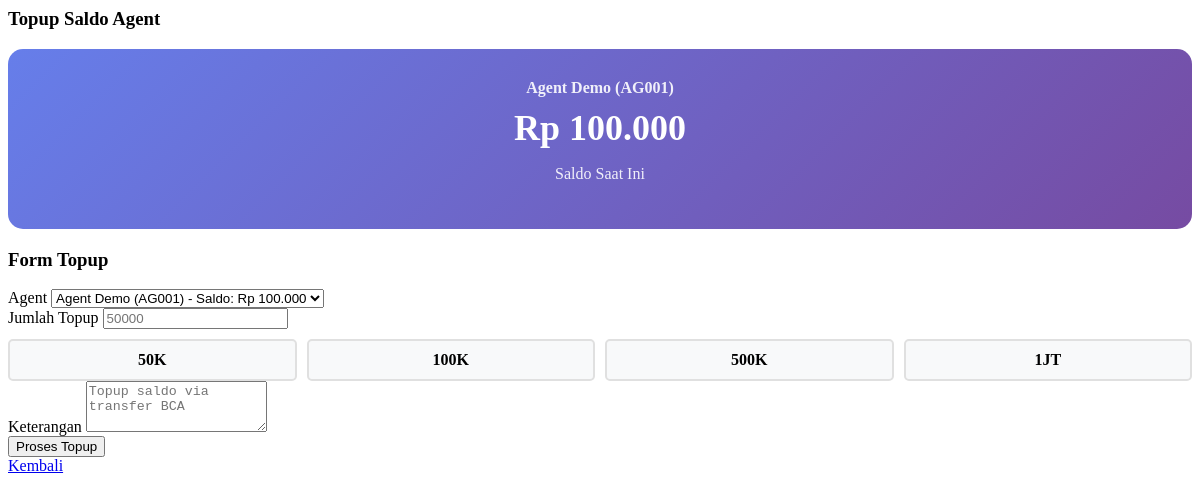
Page /agent-admin/agent_topup.php?agent_id=1 on the committed database.
### tables this page shows
CREATE TABLE IF NOT EXISTS agents (
    id INT AUTO_INCREMENT PRIMARY KEY,
    agent_code VARCHAR(20) UNIQUE NOT NULL,
    agent_name VARCHAR(100) NOT NULL,
    phone VARCHAR(20) UNIQUE NOT NULL,
    email VARCHAR(100),
    password VARCHAR(255) NOT NULL,
    balance DECIMAL(15,2) DEFAULT 0.00,
    status ENUM('active', 'inactive', 'suspended') DEFAULT 'active',
    level ENUM('bronze', 'silver', 'gold', 'platinum') DEFAULT 'bronze',
    commission_percent DECIMAL(5,2) DEFAULT 0.00,
    created_by VARCHAR(50),
    created_at TIMESTAMP DEFAULT CURRENT_TIMESTAMP,
    updated_at TIMESTAMP DEFAULT CURRENT_TIMESTAMP ON UPDATE CURRENT_TIMESTAMP,
    last_login TIMESTAMP NULL,
    notes TEXT,
    INDEX idx_phone (phone),
    INDEX idx_agent_code (agent_code),
    INDEX idx_status (status)
);

### include/db_config.php (called while the page is built, shortened)
<?php
function getDBConnection() {
    static $conn = null;
    if ($conn === null) {
        try {
            $dsn = "mysql:host=" . DB_HOST . ";dbname=" . DB_NAME . ";charset=" . DB_CHARSET;
            $options = [
                PDO::ATTR_ERRMODE => PDO::ERRMODE_EXCEPTION,
                PDO::ATTR_DEFAULT_FETCH_MODE => PDO::FETCH_ASSOC,
                PDO::ATTR_EMULATE_PREPARES => false,
            ];
            $conn = new PDO($dsn, DB_USER, DB_PASS, $options);
        } catch (PDOException $e) {
            error_log("Database connection failed: " . $e->getMessage());
            return false;
        }
    }
    return $conn;
}

### lib/Agent.class.php (called while the page is built, shortened)
<?php
class Agent {
    private $db;
    public function __construct() {
        $this->db = getDBConnection();
    }
    public function getAgentById($id) {
        $sql = "SELECT * FROM agents WHERE id = :id";
        $stmt = $this->db->prepare($sql);
        $stmt->execute([':id' => $id]);
        return $stmt->fetch();
    }
    public function getAllAgents($status = null) {
        $sql = "SELECT * FROM agents";
        if ($status) {
            $sql .= " WHERE status = :status";
        }
        $sql .= " ORDER BY created_at DESC";
        $stmt = $this->db->prepare($sql);
        if ($status) {
            $stmt->execute([':status' => $status]);
        } else {
            $stmt->execute();
        }
        return $stmt->fetchAll();
    }
}

### agent-admin/agent_topup.php (the view, shortened to what this page needs)
<?php
include_once('./include/db_config.php');
include_once('./lib/Agent.class.php');
$agent = new Agent();
$agentId = $_GET['agent_id'] ?? 0;
$agentData = $agentId ? $agent->getAgentById($agentId) : null;
$session = $_GET['session'] ?? (isset($session) ? $session : '');
$agents = $agent->getAllAgents('active');
?>
<div class="row">
<div class="col-12">
<div class="card">
<div class="card-header">
    <h3><i class="fa fa-money"></i> Topup Saldo Agent</h3>
</div>
<div class="card-body">
    <?php if ($agentData): ?>
    <div class="balance-card">
        <h3><?= htmlspecialchars($agentData['agent_name']); ?> (<?= htmlspecialchars($agentData['agent_code']); ?>)</h3>
        <div class="amount">Rp <?= number_format($agentData['balance'], 0, ',', '.'); ?></div>
        <p style="opacity: 0.9;">Saldo Saat Ini</p>
    </div>
    <?php endif; ?>
    <div class="card">
        <div class="card-header">
            <h3><i class="fa fa-plus-circle"></i> Form Topup</h3>
        </div>
        <div class="card-body">
        <?php if ($agentData): ?>
        <form method="POST" id="topupForm">
            <div class="form-group">
                <label>Agent</label>
                <select class="form-control" onchange="window.location.href='./?hotspot=agent-topup&agent_id=' + this.value + '&session=<?= $session; ?>'">
                    <?php foreach ($agents as $agt): ?>
                    <option value="<?= $agt['id']; ?>" <?= $agentId == $agt['id'] ? 'selected' : ''; ?>>
                        <?= htmlspecialchars($agt['agent_name']); ?> (<?= htmlspecialchars($agt['agent_code']); ?>) - Saldo: Rp <?= number_format($agt['balance'], 0, ',', '.'); ?>
                    </option>
                    <?php endforeach; ?>
                </select>
            </div>
            <div class="form-group">
                <label>Jumlah Topup</label>
                <input type="number" name="amount" id="amount" class="form-control" placeholder="50000" min="1000" step="1000" required>
                <div class="quick-amounts">
                    <div class="quick-amount" onclick="setAmount(50000)">50K</div>
                    <div class="quick-amount" onclick="setAmount(100000)">100K</div>
                    <div class="quick-amount" onclick="setAmount(500000)">500K</div>
                    <div class="quick-amount" onclick="setAmount(1000000)">1JT</div>
                </div>
            </div>
            <div class="form-group">
                <label>Keterangan</label>
                <textarea name="description" class="form-control" rows="3" placeholder="Topup saldo via transfer BCA"></textarea>
            </div>
            <button type="submit" name="topup" class="btn btn-primary btn-block">
                <i class="fa fa-check"></i> Proses Topup
            </button>
            <br>
            <a href="./?hotspot=agent-list&session=<?= $session; ?>" class="btn btn-block">
                <i class="fa fa-arrow-left"></i> Kembali
            </a>
        </form>
        <?php endif; ?>
        </div>
    </div>
</div>
</div>
</div>
</div>

### agent-admin/agent_topup.php (style rules this page uses)
.balance-card { background: linear-gradient(135deg, #667eea 0%, #764ba2 100%); color: white; padding: 30px; text-align: center; border-radius: 15px; margin-bottom: 20px; }
.balance-card h3 { margin: 0 0 10px 0; font-size: 16px; opacity: 0.9; }
.balance-card .amount { font-size: 36px; font-weight: bold; margin: 10px 0; }
.quick-amounts { display: grid; grid-template-columns: repeat(4, 1fr); gap: 10px; margin-top: 10px; }
.quick-amount { padding: 10px; background: #f8f9fa; border: 2px solid #e0e0e0; border-radius: 5px; text-align: center; cursor: pointer; font-weight: 600; }

### rows in the picture
agents: agent_name "Agent Demo", agent_code "AG001", balance "100.000"

### other values in the picture
form field value "Agent Demo (AG001) - Saldo: Rp 100.000"
